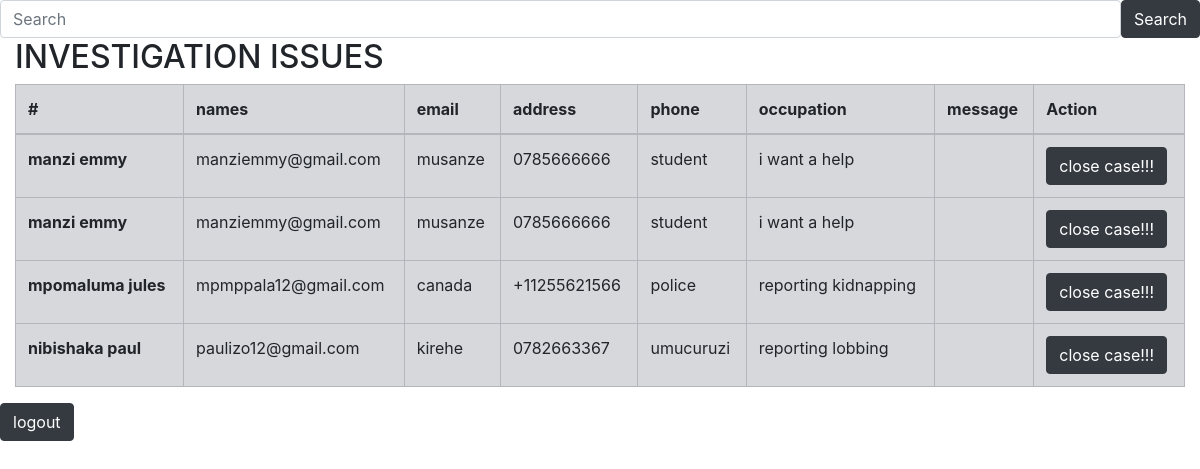
The page /customers.php on the database its author committed.
### tables this page shows
CREATE TABLE `rform` (
  `names` varchar(30) NOT NULL,
  `email` text NOT NULL,
  `address` varchar(45) NOT NULL,
  `phone` text NOT NULL,
  `occupation` varchar(40) NOT NULL,
  `message` varchar(50) NOT NULL
);

### customers.php (the view, shortened to what this page needs)
<!DOCTYPE html>
<html lang="en">
<head>
   <link rel="stylesheet" href="https://stackpath.bootstrapcdn.com/bootstrap/4.5.2/css/bootstrap.min.css" >
</head>
<body>
 <form  method="post" action="search.php">
<div class="input-group">
  <input type="search" class="form-control rounded" name="searchnames" placeholder="Search" aria-label="Search"
    aria-describedby="search-addon"/>
   <input type="submit" name="search" class="btn btn-dark btn-rounded" value="Search">
</div>
</form>
        <div class="col-md-12">
            <div class="float-left">
            <h2>INVESTIGATION ISSUES</h2>
            </div>
            <table class="table table-hover table-bordered table-secondary">
              <thead>
                <tr>
                    <th scope="col">#</th>
                  <th scope="col">names</th>
                  <th scope="col">email</th>
                  <th scope="col">address</th>
                  <th scope="col">phone</th>
                  <th scope="col">occupation</th>
                  <th scope="col">message</th>
                 <th scope="col">Action</th>
                </tr>
              </thead>
              <tbody>
                <?php
                include "database.php";
                $sql="select * from rform";
                $result = $conn->query($sql);
                ?>
                <?php if ($result->num_rows > 0): ?>
                <?php while($array=mysqli_fetch_row($result)): ?>
                <tr>
                <th scope="row"><?php echo $array[0];?></th>
                    <td><?php echo $array[1];?></td>
                    <td><?php echo $array[2];?></td>
                    <td><?php echo $array[3];?></td>
                    <td><?php echo $array[4];?></td>
                    <td><?php echo $array[5];?></td>
                    <td><?php echo $array[6];?></td>
                    <td>
                      <a href="delete.php?name=<?php echo $array[1];?>" class="btn btn-dark btn-rounded">close case!!!</a>
                </tr>
                <?php endwhile; ?>
                <?php else: ?>
                <tr>
                   <td colspan="3" rowspan="1" headers="">No Data Found</td>
                </tr>
                <?php endif; ?>
              </tbody>
            </table>
        </div>
<form action="logout.php">
    <a href="logout.php" class="btn btn-dark btn-rounded">logout</a>
</form>
</body>
</html>

### rows shown on the page
rform: names "manzi emmy", email "manziemmy@gmail.com", address "musanze", phone "0785666666", occupation "student", message "i want a help"
rform: names "manzi emmy", email "manziemmy@gmail.com", address "musanze", phone "0785666666", occupation "student", message "i want a help"
rform: names "mpomaluma jules", email "mpmppala12@gmail.com", address "canada", phone "+11255621566", occupation "police", message "reporting kidnapping"
rform: names "nibishaka paul", email "paulizo12@gmail.com", address "kirehe", phone "0782663367", occupation "umucuruzi", message "reporting lobbing"
